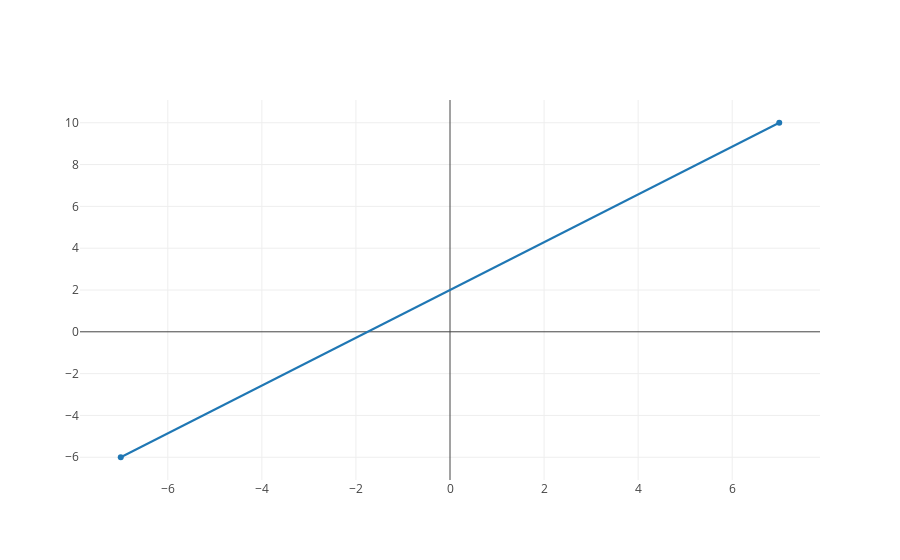
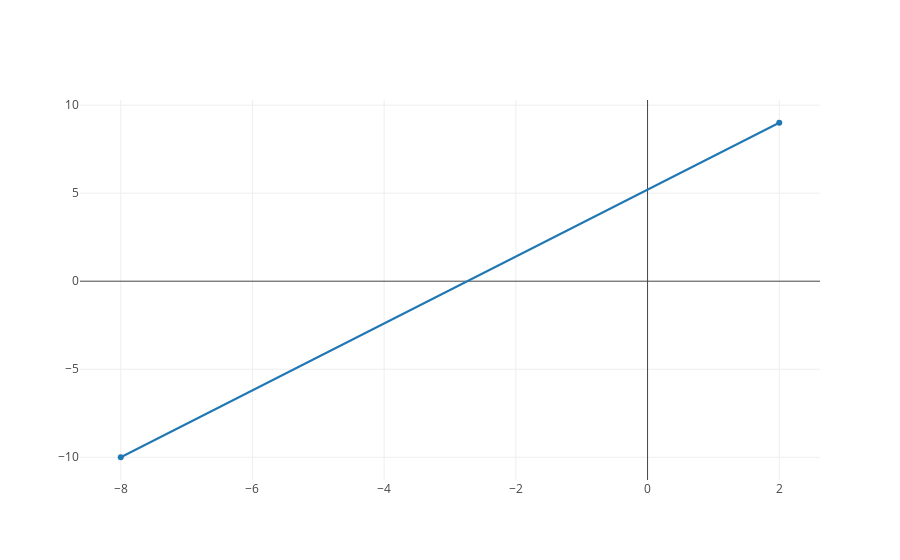
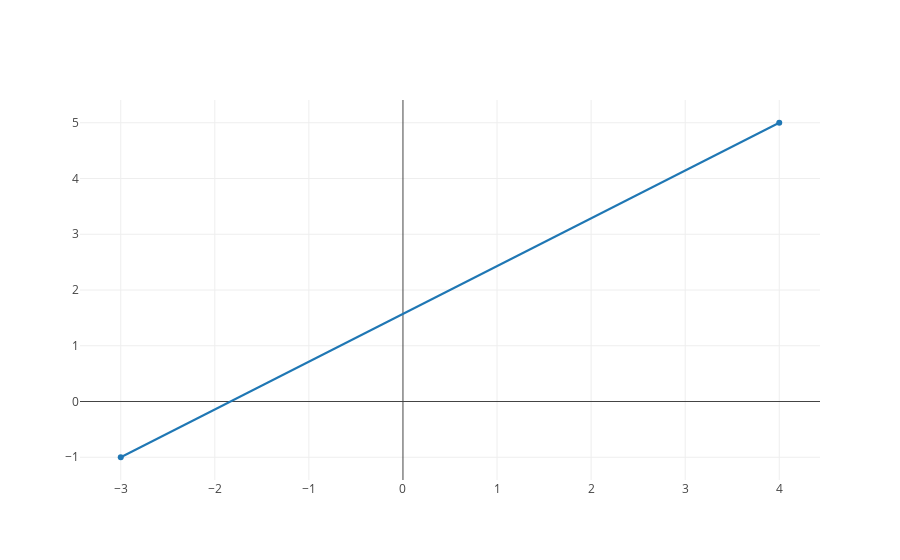
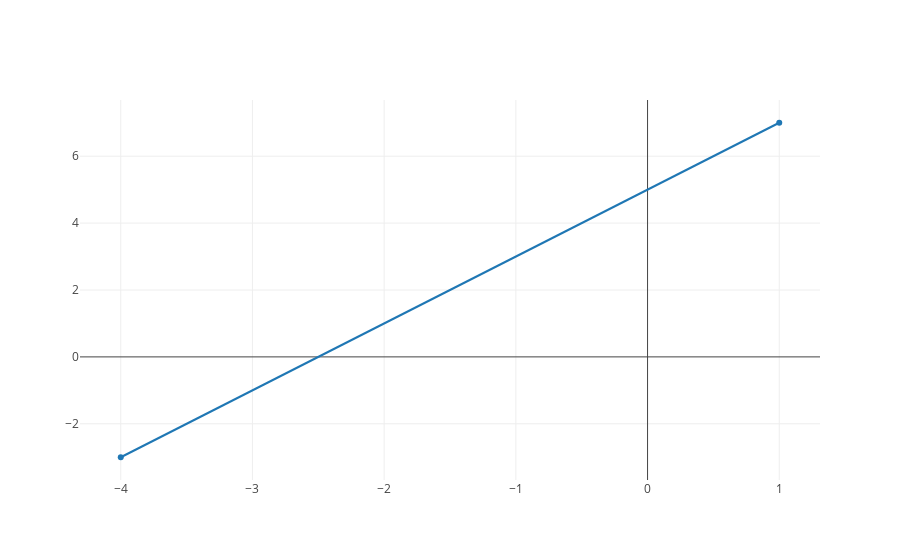

Notebook cell for these charts, in order:
### Code cell
for i in range (10):
    g()

### Figure 1 — Plotly figure (JSON) as saved in the notebook; plotly's stock layout.template omitted (floating-point values rounded to 4 significant figures)
{"data": [{"type": "scatter", "uid": "4e115528-9f08-11e8-a803-32001b9b2000", "x": [-7, 7], "y": [-6, 10]}], "layout": {}}

### Figure 2 — Plotly figure (JSON) as saved in the notebook; plotly's stock layout.template omitted (floating-point values rounded to 4 significant figures)
{"data": [{"type": "scatter", "uid": "4e2da662-9f08-11e8-ada2-32001b9b2000", "x": [-8, 2], "y": [-10, 9]}], "layout": {}}

### Figure 3 — Plotly figure (JSON) as saved in the notebook; plotly's stock layout.template omitted (floating-point values rounded to 4 significant figures)
{"data": [{"type": "scatter", "uid": "4e3e37a8-9f08-11e8-9f79-32001b9b2000", "x": [-3, 4], "y": [-1, 5]}], "layout": {}}

### Figure 4 — Plotly figure (JSON) as saved in the notebook; plotly's stock layout.template omitted (floating-point values rounded to 4 significant figures)
{"data": [{"type": "scatter", "uid": "4e4e78b8-9f08-11e8-b761-32001b9b2000", "x": [-4, 1], "y": [-3, 7]}], "layout": {}}
